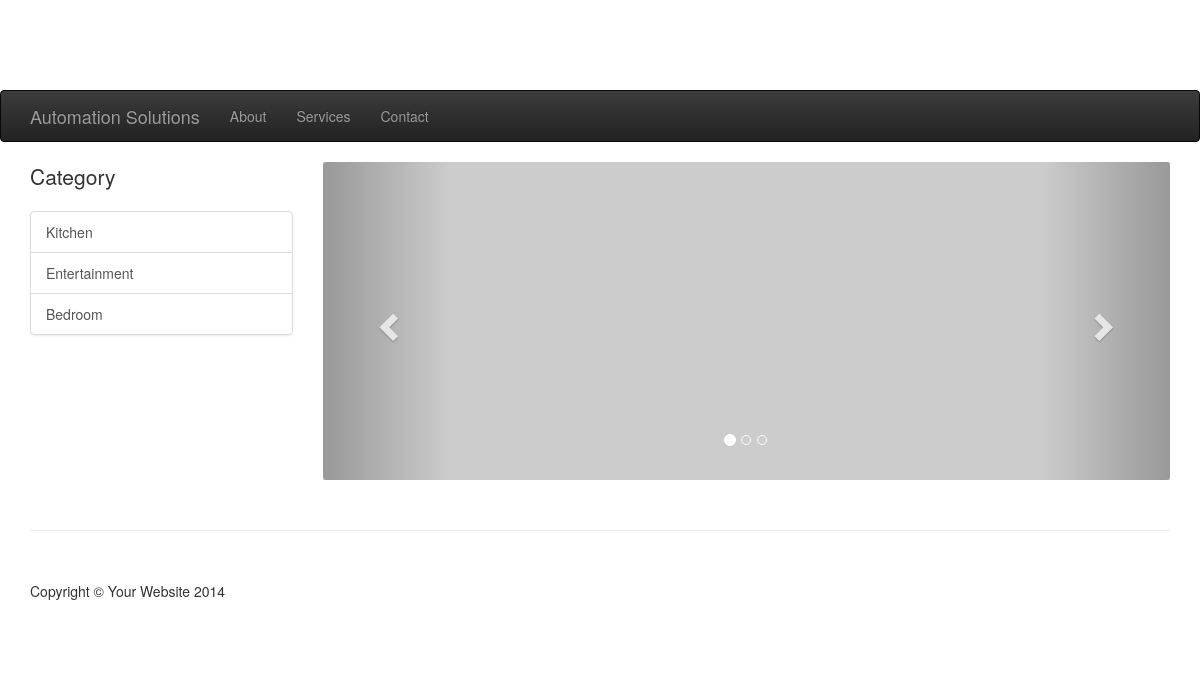
The app's page /, older data.
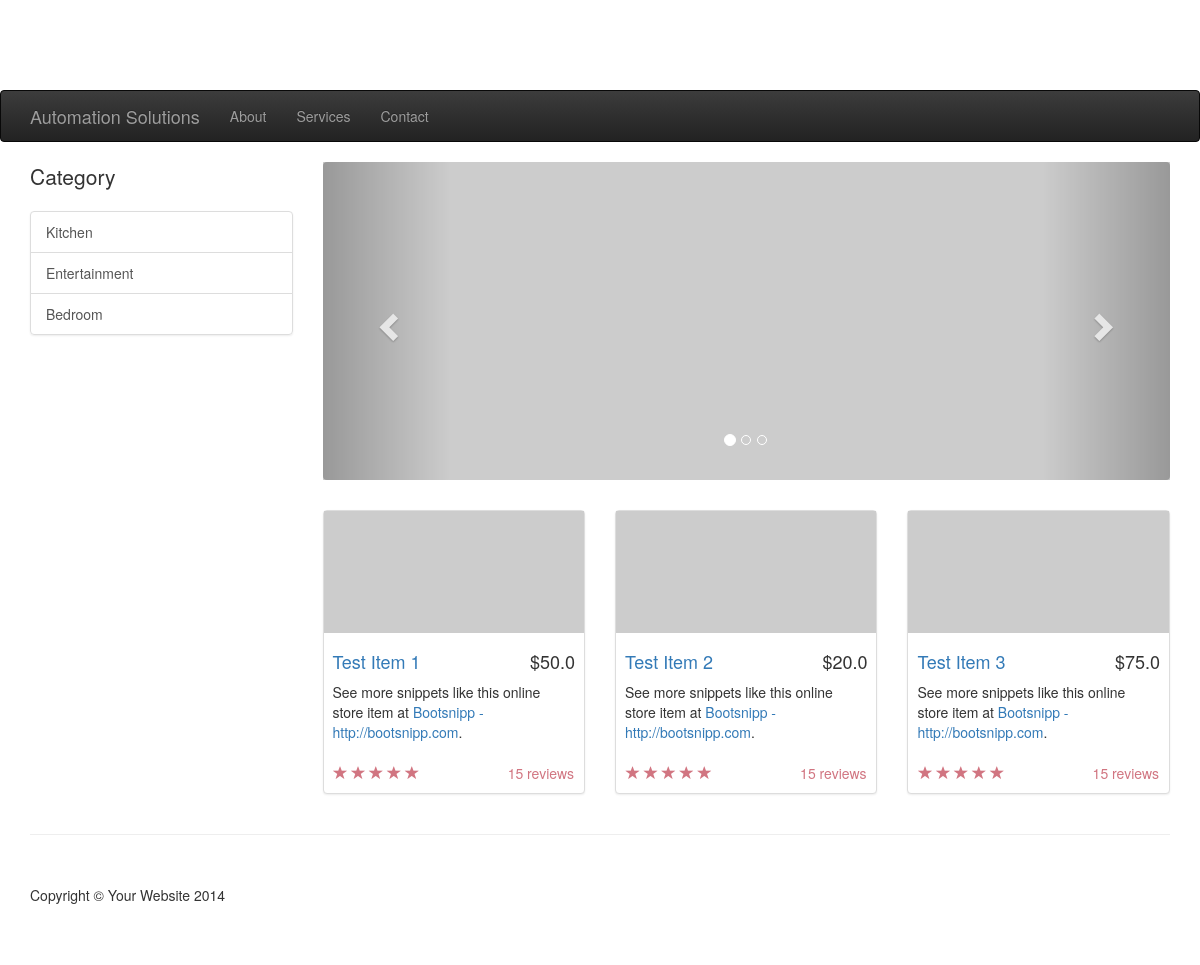
The same page, newer data.
### ProductList/models.py (models this page shows)
class Item(models.Model):
    title=models.CharField(max_length=200)
    description=models.TextField()
    category=models.TextField(choices=[("Kitchen","Kitchen"),("Entertainment","Entertainment"),("Bedroom","Bedroom"),("None","None")], default="None")
    price=models.FloatField(default=0.0)

### ProductList/views.py (the view)
# urls.py: url(r'^$',views.index,name='index'),
def index(request,categoryname=None):
    if(categoryname is None):
        items=Item.objects.exclude(price=0.0)
        return render(request,'ProductList/index.html',{
            'items':items,
            })
    else:
        items=Item.objects.filter(category=categoryname)
        return render(request,'ProductList/index.html',{
            'items':items,
            })

### homeautomation/templates/ProductList/index.html (shortened to what this page needs)
﻿{% extends "base.html" %}
{% load static %}
{% block content%}
    <div class="container">
        <div class="row">
            <div class="col-md-3">
                <p class="lead">Category</p>
                <div class="list-group">
                    <a href="{% url 'filtered_index' categoryname='Kitchen' %}" class="list-group-item">Kitchen</a>
                    <a href="{% url 'filtered_index' categoryname='Entertainment' %}" class="list-group-item">Entertainment</a>
                    <a href="{% url 'filtered_index' categoryname='Bedroom' %}" class="list-group-item">Bedroom</a>
                </div>
            </div>
            <div class="col-md-9">
                <div class="row carousel-holder">
                    <div class="col-md-12">
                        <div id="carousel-example-generic" class="carousel slide" data-ride="carousel">
                            <ol class="carousel-indicators">
                                <li data-target="#carousel-example-generic" data-slide-to="0" class="active"></li>
                                <li data-target="#carousel-example-generic" data-slide-to="1"></li>
                                <li data-target="#carousel-example-generic" data-slide-to="2"></li>
                            </ol>
                            <div class="carousel-inner">
                                <div class="item active">
                                    <img class="slide-image" src="http://placehold.it/800x300" alt="">
                                </div>
                            </div>
                            <a class="left carousel-control" href="#carousel-example-generic" data-slide="prev">
                                <span class="glyphicon glyphicon-chevron-left"></span>
                            </a>
                            <a class="right carousel-control" href="#carousel-example-generic" data-slide="next">
                                <span class="glyphicon glyphicon-chevron-right"></span>
                            </a>
                        </div>
                    </div>
                </div>
                <div class="row">
                    {% for item in items %}
                    <div class="col-sm-4 col-lg-4 col-md-4">
                        <div class="thumbnail">
                            <img src="http://placehold.it/320x150" alt="">
                            <div class="caption">
                                <h4 class="pull-right">${{item.price}}</h4>
                                <h4>
                                    <a href="{% url 'item_detail' item.id %}">{{item.title|capfirst}}</a>
                                </h4>
                                <p>See more snippets like this online store item at <a target="_blank" href="http://www.bootsnipp.com">Bootsnipp - http://bootsnipp.com</a>.</p>
                            </div>
                            <div class="ratings">
                                <p class="pull-right">15 reviews</p>
                                <p>
                                    <span class="glyphicon glyphicon-star"></span>
                                    <span class="glyphicon glyphicon-star"></span>
                                    <span class="glyphicon glyphicon-star"></span>
                                    <span class="glyphicon glyphicon-star"></span>
                                    <span class="glyphicon glyphicon-star"></span>
                                </p>
                            </div>
                        </div>
                    </div>
                    {% endfor %}
                </div>
            </div>
        </div>
    </div>
    <div class="container">
        <hr>
        <footer>
            <div class="row">
                <div class="col-lg-12">
                    <p>Copyright &copy; Your Website 2014</p>
                </div>
            </div>
        </footer>
    </div>
{% endblock %}

Row changes from the older to the newer data that the page shows:
now on this page (row unchanged): Item: price "50.0", title "Test Item 1"
added Item: price "20.0", title "Test Item 2"
added Item: price "75.0", title "Test Item 3"
